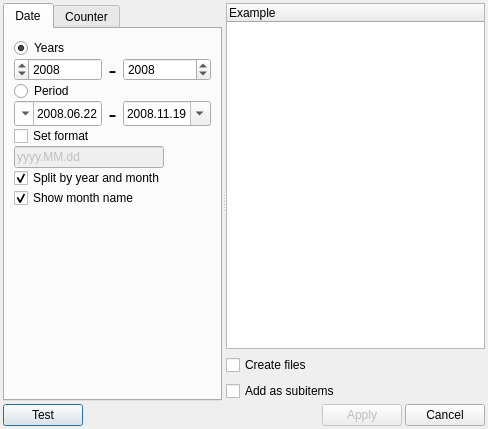
<ui version="4.0" >
 <class>AutoItems</class>
 <widget class="QDialog" name="AutoItems" >
  <property name="geometry" >
   <rect>
    <x>0</x>
    <y>0</y>
    <width>488</width>
    <height>429</height>
   </rect>
  </property>
  <property name="windowTitle" >
   <string>AutoItems</string>
  </property>
  <layout class="QHBoxLayout" >
   <property name="spacing" >
    <number>3</number>
   </property>
   <property name="margin" >
    <number>3</number>
   </property>
   <item>
    <layout class="QVBoxLayout" >
     <item>
      <widget class="QSplitter" name="splitter" >
       <property name="orientation" >
        <enum>Qt::Horizontal</enum>
       </property>
       <widget class="QTabWidget" name="tabWidget" >
        <property name="currentIndex" >
         <number>0</number>
        </property>
        <widget class="QWidget" name="tabDate" >
         <property name="geometry" >
          <rect>
           <x>0</x>
           <y>0</y>
           <width>241</width>
           <height>337</height>
          </rect>
         </property>
         <attribute name="title" >
          <string>Date</string>
         </attribute>
         <layout class="QHBoxLayout" name="horizontalLayout_4" >
          <item>
           <layout class="QVBoxLayout" name="verticalLayout" >
            <property name="spacing" >
             <number>0</number>
            </property>
            <item>
             <widget class="QRadioButton" name="RBYears" >
              <property name="text" >
               <string>Years</string>
              </property>
              <property name="checked" >
               <bool>true</bool>
              </property>
             </widget>
            </item>
            <item>
             <layout class="QHBoxLayout" name="horizontalLayout" >
              <property name="spacing" >
               <number>0</number>
              </property>
              <item>
               <widget class="QSpinBox" name="SBYearFrom" >
                <property name="sizePolicy" >
                 <sizepolicy vsizetype="Fixed" hsizetype="Expanding" >
                  <horstretch>0</horstretch>
                  <verstretch>0</verstretch>
                 </sizepolicy>
                </property>
                <property name="layoutDirection" >
                 <enum>Qt::RightToLeft</enum>
                </property>
                <property name="minimum" >
                 <number>-30000</number>
                </property>
                <property name="maximum" >
                 <number>30000</number>
                </property>
                <property name="value" >
                 <number>2008</number>
                </property>
               </widget>
              </item>
              <item>
               <widget class="QLabel" name="label_8" >
                <property name="minimumSize" >
                 <size>
                  <width>21</width>
                  <height>21</height>
                 </size>
                </property>
                <property name="maximumSize" >
                 <size>
                  <width>21</width>
                  <height>21</height>
                 </size>
                </property>
                <property name="font" >
                 <font>
                  <pointsize>18</pointsize>
                  <weight>50</weight>
                  <bold>false</bold>
                 </font>
                </property>
                <property name="text" >
                 <string>-</string>
                </property>
                <property name="alignment" >
                 <set>Qt::AlignCenter</set>
                </property>
               </widget>
              </item>
              <item>
               <widget class="QSpinBox" name="SBYearTo" >
                <property name="sizePolicy" >
                 <sizepolicy vsizetype="Fixed" hsizetype="Expanding" >
                  <horstretch>0</horstretch>
                  <verstretch>0</verstretch>
                 </sizepolicy>
                </property>
                <property name="minimum" >
                 <number>-30000</number>
                </property>
                <property name="maximum" >
                 <number>30000</number>
                </property>
                <property name="value" >
                 <number>2008</number>
                </property>
               </widget>
              </item>
             </layout>
            </item>
            <item>
             <widget class="QRadioButton" name="RBPeriod" >
              <property name="text" >
               <string>Period</string>
              </property>
             </widget>
            </item>
            <item>
             <layout class="QHBoxLayout" name="horizontalLayout_2" >
              <property name="spacing" >
               <number>0</number>
              </property>
              <item>
               <widget class="QDateEdit" name="DEPeriodFrom" >
                <property name="sizePolicy" >
                 <sizepolicy vsizetype="Fixed" hsizetype="Preferred" >
                  <horstretch>0</horstretch>
                  <verstretch>0</verstretch>
                 </sizepolicy>
                </property>
                <property name="minimumSize" >
                 <size>
                  <width>17</width>
                  <height>25</height>
                 </size>
                </property>
                <property name="maximumSize" >
                 <size>
                  <width>1000</width>
                  <height>25</height>
                 </size>
                </property>
                <property name="layoutDirection" >
                 <enum>Qt::RightToLeft</enum>
                </property>
                <property name="minimumDateTime" >
                 <datetime>
                  <hour>0</hour>
                  <minute>0</minute>
                  <second>0</second>
                  <year>1752</year>
                  <month>9</month>
                  <day>14</day>
                 </datetime>
                </property>
                <property name="currentSection" >
                 <enum>QDateTimeEdit::YearSection</enum>
                </property>
                <property name="displayFormat" >
                 <string>dd.MM.yyyy</string>
                </property>
                <property name="calendarPopup" >
                 <bool>true</bool>
                </property>
                <property name="date" >
                 <date>
                  <year>2008</year>
                  <month>6</month>
                  <day>22</day>
                 </date>
                </property>
               </widget>
              </item>
              <item>
               <widget class="QLabel" name="label_9" >
                <property name="minimumSize" >
                 <size>
                  <width>21</width>
                  <height>21</height>
                 </size>
                </property>
                <property name="maximumSize" >
                 <size>
                  <width>21</width>
                  <height>21</height>
                 </size>
                </property>
                <property name="font" >
                 <font>
                  <pointsize>18</pointsize>
                  <weight>50</weight>
                  <bold>false</bold>
                 </font>
                </property>
                <property name="text" >
                 <string>-</string>
                </property>
                <property name="alignment" >
                 <set>Qt::AlignCenter</set>
                </property>
               </widget>
              </item>
              <item>
               <widget class="QDateEdit" name="DEPeriodTo" >
                <property name="sizePolicy" >
                 <sizepolicy vsizetype="Fixed" hsizetype="Preferred" >
                  <horstretch>0</horstretch>
                  <verstretch>0</verstretch>
                 </sizepolicy>
                </property>
                <property name="minimumSize" >
                 <size>
                  <width>25</width>
                  <height>25</height>
                 </size>
                </property>
                <property name="maximumSize" >
                 <size>
                  <width>1000</width>
                  <height>25</height>
                 </size>
                </property>
                <property name="buttonSymbols" >
                 <enum>QAbstractSpinBox::PlusMinus</enum>
                </property>
                <property name="displayFormat" >
                 <string>yyyy.MM.dd</string>
                </property>
                <property name="calendarPopup" >
                 <bool>true</bool>
                </property>
                <property name="currentSectionIndex" >
                 <number>0</number>
                </property>
                <property name="date" >
                 <date>
                  <year>2008</year>
                  <month>11</month>
                  <day>19</day>
                 </date>
                </property>
               </widget>
              </item>
             </layout>
            </item>
            <item>
             <widget class="QCheckBox" name="CBDateFormat" >
              <property name="text" >
               <string>Set format</string>
              </property>
             </widget>
            </item>
            <item>
             <layout class="QHBoxLayout" name="horizontalLayout_3" >
              <item>
               <widget class="QLineEdit" name="LEDateFormat" >
                <property name="enabled" >
                 <bool>false</bool>
                </property>
                <property name="minimumSize" >
                 <size>
                  <width>150</width>
                  <height>0</height>
                 </size>
                </property>
                <property name="text" >
                 <string>yyyy.MM.dd</string>
                </property>
               </widget>
              </item>
              <item>
               <spacer name="horizontalSpacer" >
                <property name="orientation" >
                 <enum>Qt::Horizontal</enum>
                </property>
                <property name="sizeHint" stdset="0" >
                 <size>
                  <width>40</width>
                  <height>20</height>
                 </size>
                </property>
               </spacer>
              </item>
             </layout>
            </item>
            <item>
             <widget class="QCheckBox" name="CBSplitPeriod" >
              <property name="text" >
               <string>Split by year and month</string>
              </property>
              <property name="checked" >
               <bool>true</bool>
              </property>
             </widget>
            </item>
            <item>
             <widget class="QCheckBox" name="CBShowMonthName" >
              <property name="text" >
               <string>Show month name</string>
              </property>
              <property name="checked" >
               <bool>true</bool>
              </property>
             </widget>
            </item>
            <item>
             <spacer name="verticalSpacer" >
              <property name="orientation" >
               <enum>Qt::Vertical</enum>
              </property>
              <property name="sizeHint" stdset="0" >
               <size>
                <width>20</width>
                <height>40</height>
               </size>
              </property>
             </spacer>
            </item>
           </layout>
          </item>
         </layout>
        </widget>
        <widget class="QWidget" name="tabCounter" >
         <property name="geometry" >
          <rect>
           <x>0</x>
           <y>0</y>
           <width>264</width>
           <height>337</height>
          </rect>
         </property>
         <attribute name="title" >
          <string>Counter</string>
         </attribute>
         <layout class="QHBoxLayout" >
          <property name="spacing" >
           <number>3</number>
          </property>
          <property name="margin" >
           <number>3</number>
          </property>
          <item>
           <layout class="QVBoxLayout" >
            <property name="spacing" >
             <number>0</number>
            </property>
            <item>
             <layout class="QGridLayout" >
              <property name="verticalSpacing" >
               <number>9</number>
              </property>
              <item row="0" column="0" >
               <widget class="QLabel" name="label_7" >
                <property name="text" >
                 <string>Type</string>
                </property>
                <property name="buddy" >
                 <cstring>comboBoxCounterType</cstring>
                </property>
               </widget>
              </item>
              <item row="0" column="1" colspan="3" >
               <widget class="QComboBox" name="comboBoxCounterType" >
                <item>
                 <property name="text" >
                  <string>Decimal</string>
                 </property>
                </item>
                <item>
                 <property name="text" >
                  <string>Roman</string>
                 </property>
                </item>
                <item>
                 <property name="text" >
                  <string>Letters (Latin)</string>
                 </property>
                </item>
                <item>
                 <property name="text" >
                  <string>Letters (National)</string>
                 </property>
                </item>
               </widget>
              </item>
              <item row="1" column="0" >
               <widget class="QLabel" name="label_4" >
                <property name="sizePolicy" >
                 <sizepolicy vsizetype="Preferred" hsizetype="Expanding" >
                  <horstretch>0</horstretch>
                  <verstretch>0</verstretch>
                 </sizepolicy>
                </property>
                <property name="text" >
                 <string>Start</string>
                </property>
                <property name="buddy" >
                 <cstring>LECounterStart</cstring>
                </property>
               </widget>
              </item>
              <item row="1" column="1" colspan="3" >
               <widget class="QLineEdit" name="LECounterStart" >
                <property name="minimumSize" >
                 <size>
                  <width>70</width>
                  <height>0</height>
                 </size>
                </property>
                <property name="toolTip" >
                 <string>1</string>
                </property>
                <property name="text" >
                 <string>1</string>
                </property>
                <property name="alignment" >
                 <set>Qt::AlignRight|Qt::AlignTrailing|Qt::AlignVCenter</set>
                </property>
               </widget>
              </item>
              <item row="2" column="0" >
               <widget class="QLabel" name="label_5" >
                <property name="sizePolicy" >
                 <sizepolicy vsizetype="Preferred" hsizetype="Expanding" >
                  <horstretch>0</horstretch>
                  <verstretch>0</verstretch>
                 </sizepolicy>
                </property>
                <property name="text" >
                 <string>End</string>
                </property>
                <property name="buddy" >
                 <cstring>LECounterEnd</cstring>
                </property>
               </widget>
              </item>
              <item row="2" column="1" colspan="3" >
               <widget class="QLineEdit" name="LECounterEnd" >
                <property name="minimumSize" >
                 <size>
                  <width>70</width>
                  <height>0</height>
                 </size>
                </property>
                <property name="toolTip" >
                 <string>10</string>
                </property>
                <property name="text" >
                 <string>10</string>
                </property>
                <property name="alignment" >
                 <set>Qt::AlignRight|Qt::AlignTrailing|Qt::AlignVCenter</set>
                </property>
               </widget>
              </item>
              <item row="4" column="0" colspan="2" >
               <widget class="QLabel" name="label_3" >
                <property name="sizePolicy" >
                 <sizepolicy vsizetype="Preferred" hsizetype="Expanding" >
                  <horstretch>0</horstretch>
                  <verstretch>0</verstretch>
                 </sizepolicy>
                </property>
                <property name="text" >
                 <string>Length</string>
                </property>
                <property name="buddy" >
                 <cstring>spinBoxCounterLength</cstring>
                </property>
               </widget>
              </item>
              <item row="4" column="2" colspan="2" >
               <widget class="QSpinBox" name="spinBoxCounterLength" >
                <property name="minimumSize" >
                 <size>
                  <width>60</width>
                  <height>0</height>
                 </size>
                </property>
                <property name="maximumSize" >
                 <size>
                  <width>60</width>
                  <height>16777215</height>
                 </size>
                </property>
                <property name="layoutDirection" >
                 <enum>Qt::RightToLeft</enum>
                </property>
                <property name="buttonSymbols" >
                 <enum>QAbstractSpinBox::PlusMinus</enum>
                </property>
                <property name="minimum" >
                 <number>1</number>
                </property>
                <property name="maximum" >
                 <number>100</number>
                </property>
                <property name="value" >
                 <number>1</number>
                </property>
               </widget>
              </item>
              <item row="5" column="0" colspan="3" >
               <widget class="QLabel" name="label_6" >
                <property name="sizePolicy" >
                 <sizepolicy vsizetype="Preferred" hsizetype="Expanding" >
                  <horstretch>0</horstretch>
                  <verstretch>0</verstretch>
                 </sizepolicy>
                </property>
                <property name="text" >
                 <string>Fill char</string>
                </property>
                <property name="buddy" >
                 <cstring>LECounterFillChar</cstring>
                </property>
               </widget>
              </item>
              <item row="5" column="3" >
               <widget class="QLineEdit" name="LECounterFillChar" >
                <property name="sizePolicy" >
                 <sizepolicy vsizetype="Fixed" hsizetype="Minimum" >
                  <horstretch>0</horstretch>
                  <verstretch>0</verstretch>
                 </sizepolicy>
                </property>
                <property name="minimumSize" >
                 <size>
                  <width>25</width>
                  <height>25</height>
                 </size>
                </property>
                <property name="maximumSize" >
                 <size>
                  <width>25</width>
                  <height>25</height>
                 </size>
                </property>
                <property name="text" >
                 <string>0</string>
                </property>
                <property name="alignment" >
                 <set>Qt::AlignCenter</set>
                </property>
               </widget>
              </item>
             </layout>
            </item>
            <item>
             <widget class="QCheckBox" name="CBLowerCase" >
              <property name="text" >
               <string>Counter lower case</string>
              </property>
             </widget>
            </item>
            <item>
             <widget class="QLabel" name="label_2" >
              <property name="sizePolicy" >
               <sizepolicy vsizetype="Minimum" hsizetype="Preferred" >
                <horstretch>0</horstretch>
                <verstretch>0</verstretch>
               </sizepolicy>
              </property>
              <property name="text" >
               <string>Prefix</string>
              </property>
              <property name="buddy" >
               <cstring>LECounterPrefix</cstring>
              </property>
             </widget>
            </item>
            <item>
             <widget class="QLineEdit" name="LECounterPrefix" >
              <property name="minimumSize" >
               <size>
                <width>100</width>
                <height>0</height>
               </size>
              </property>
             </widget>
            </item>
            <item>
             <widget class="QLabel" name="label" >
              <property name="sizePolicy" >
               <sizepolicy vsizetype="Minimum" hsizetype="Preferred" >
                <horstretch>0</horstretch>
                <verstretch>0</verstretch>
               </sizepolicy>
              </property>
              <property name="text" >
               <string>Suffix</string>
              </property>
              <property name="buddy" >
               <cstring>LECounterSuffix</cstring>
              </property>
             </widget>
            </item>
            <item>
             <widget class="QLineEdit" name="LECounterSuffix" />
            </item>
            <item>
             <spacer>
              <property name="orientation" >
               <enum>Qt::Vertical</enum>
              </property>
              <property name="sizeType" >
               <enum>QSizePolicy::Expanding</enum>
              </property>
              <property name="sizeHint" stdset="0" >
               <size>
                <width>20</width>
                <height>51</height>
               </size>
              </property>
             </spacer>
            </item>
           </layout>
          </item>
         </layout>
        </widget>
       </widget>
       <widget class="QWidget" name="layoutWidget" >
        <layout class="QVBoxLayout" >
         <item>
          <widget class="QTreeWidget" name="TWExample" >
           <column>
            <property name="text" >
             <string>Example</string>
            </property>
           </column>
          </widget>
         </item>
         <item>
          <widget class="QCheckBox" name="CBCreateFiles" >
           <property name="text" >
            <string>Create files</string>
           </property>
           <property name="checked" >
            <bool>false</bool>
           </property>
          </widget>
         </item>
         <item>
          <widget class="QCheckBox" name="CBAsSubItems" >
           <property name="text" >
            <string>Add as subitems</string>
           </property>
          </widget>
         </item>
        </layout>
       </widget>
      </widget>
     </item>
     <item>
      <layout class="QHBoxLayout" >
       <item>
        <widget class="QPushButton" name="BTest" >
         <property name="text" >
          <string>Test</string>
         </property>
        </widget>
       </item>
       <item>
        <spacer>
         <property name="orientation" >
          <enum>Qt::Horizontal</enum>
         </property>
         <property name="sizeHint" stdset="0" >
          <size>
           <width>40</width>
           <height>20</height>
          </size>
         </property>
        </spacer>
       </item>
       <item>
        <widget class="QPushButton" name="BApply" >
         <property name="enabled" >
          <bool>false</bool>
         </property>
         <property name="text" >
          <string>Apply</string>
         </property>
         <property name="checkable" >
          <bool>false</bool>
         </property>
         <property name="checked" >
          <bool>false</bool>
         </property>
        </widget>
       </item>
       <item>
        <widget class="QPushButton" name="BCancel" >
         <property name="text" >
          <string>Cancel</string>
         </property>
        </widget>
       </item>
      </layout>
     </item>
    </layout>
   </item>
  </layout>
 </widget>
 <resources/>
 <connections/>
</ui>
